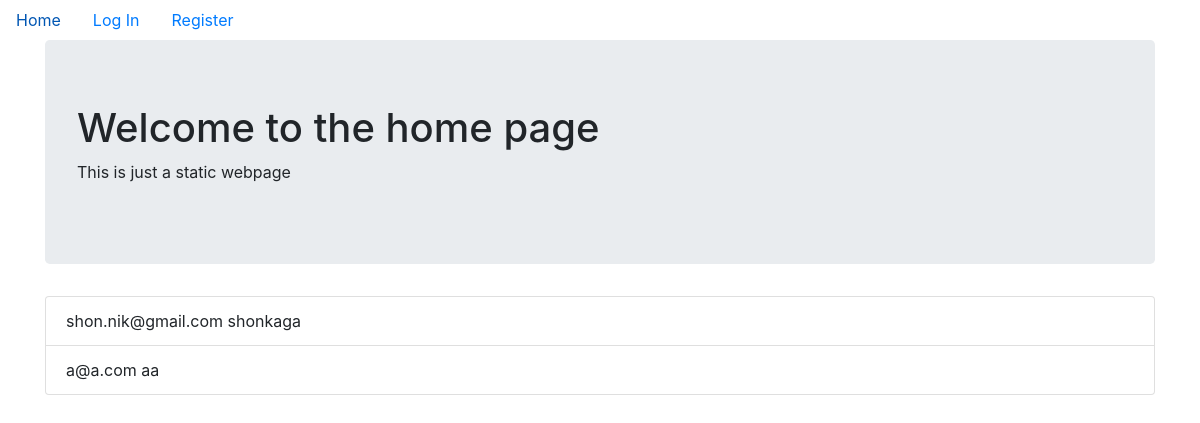
Before: / with the older database file.
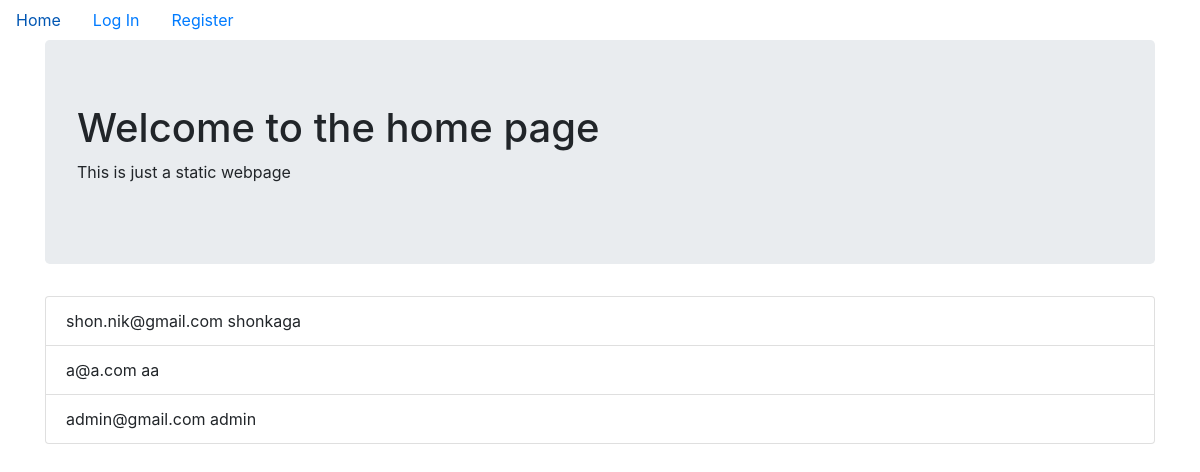
After: the same page with the newer database file.
### components/models.py (models this page shows, shortened)
class User(db.Model, UserMixin):
    __tablename__ = 'users'
    id = db.Column(db.Integer, primary_key = True)
    profile_image = db.Column(db.String(20), nullable=False, default='default_profile.png')
    email = db.Column(db.String(64), unique=True, index=True)
    username = db.Column(db.String(64), unique=True, index=True)
    password_hash = db.Column(db.String(128))

### components/core/views.py (the view)
@core.route('/')
def index():
    users = User.query.all()
    return render_template('index.html', users=users)

### components/templates/index.html (shortened to what this page needs)
{% extends "base.html" %}
{% block content %}
  <div class="jumbotron">
    <h1>Welcome to the home page</h1>
    <p>This is just a static webpage</p>
  </div>
  <ul class="list-group">
    {% for user in users %}
        <li class="list-group-item">{{user.email}} {{user.username}}</li>
    {% endfor %}
</ul>
{% endblock %}

### components/templates/base.html (shortened to what this page needs)
<!doctype html>
<html lang="en">
<head>
  <link rel="stylesheet" href="https://stackpath.bootstrapcdn.com/bootstrap/4.3.1/css/bootstrap.min.css">
</head>
<body>
  <ul class="nav">
  <li class="nav-item">
    <a class="nav-link" href="{{ url_for('core.index') }}">Home</a>
  </li>
    {% if current_user.is_authenticated %}
    <li class="nav-link"><a href="{{ url_for('users.logout') }}">Log Out</a></li>
    <li class="nav-link"><a href="{{ url_for('users.account') }}">Account</a></li>
    {% else %}
    <li class="nav-link"><a href="{{ url_for('users.login') }}">Log In</a></li>
    <li class="nav-link"><a href="{{ url_for('users.register') }}">Register</a></li>
    {% endif %}
</ul>
  <div class="container">
    {% block content %}
    {% endblock %}
  </div>
</body>
</html>

Changed rows visible on the page:
added User: email "admin@gmail.com", username "admin"
